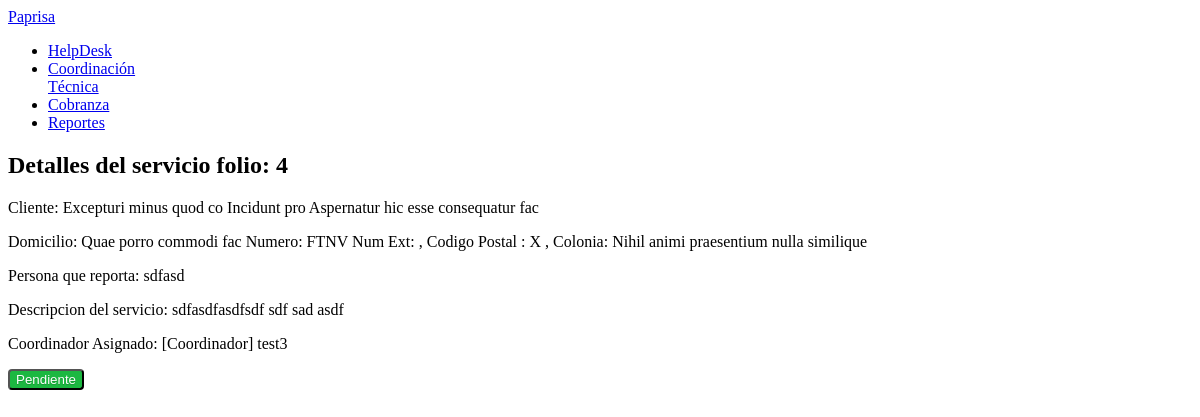
The app's page /helpdesk/ServicioDetails/4 (signed in) with its own data.
### helpdesk/models.py (models this page shows, shortened)
class Servicio(models.Model):
    cliente = models.ForeignKey(Cliente, related_name='+')
    folio= models.IntegerField()
    reporta = models.CharField(max_length = 256)
    descripcion = models.TextField()
    status = models.ForeignKey(StatusServicio, related_name='+')
    observaciones = models.TextField(blank = True, null = True)
    coordinador = models.ForeignKey(Empleado, limit_choices_to={'etype': '2'}, blank= True, null = True)
    tecnico = models.ForeignKey(Empleado, limit_choices_to={'etype': '3'}, related_name = 'assigned_to', blank = True, null = True)
    ordenImpresa = models.FileField(upload_to='servicios/%Y/%m/%d', blank = True, null = True)
    user = models.ForeignKey(settings.AUTH_USER_MODEL)
    dateAdded = models.DateTimeField(auto_now_add=True)
    fechaTermino = models.DateField(blank = True, null = True)

class Cliente(models.Model):
    TIPOPERSONA_CHOICE = (('1', 'Persona Moral'),('2', 'Persona Fisica'),('3', 'Persona Fisica con Ac. Empresarial'),)
    codigo = models.CharField(max_length=10)
    tipo = models.CharField(max_length=1, choices=TIPOPERSONA_CHOICE, default='2')
    nombre = models.CharField(max_length = 40)
    segundoNombre = models.CharField(max_length= 40, blank=True, null = True)
    apellidop = models.CharField(max_length = 40)
    apellidom = models.CharField(max_length = 40)
    rfc = models.CharField(max_length=13)
    calle = models.CharField(max_length=40)
    callead = models.CharField(max_length=40)
    numero = models.CharField(max_length=10)
    numext = models.CharField(max_length=10)
    codigopostal = models.CharField(max_length=5)
    colonia = models.CharField(max_length=40)
    estado = models.ForeignKey(Estados, related_name='+')
    localidad = models.ForeignKey(Localidades, related_name='+')
    user = models.ForeignKey(settings.AUTH_USER_MODEL)
    dateAdded = models.DateField(("Date"), auto_now_add=True)
    def __unicode__(self):
        return '%s %s %s' % (self.nombre, self.apellidop, self.apellidom)

class Empleado(models.Model):
    TIPO_EMPLEADO = (('0','SuperUser'),('1','Operador'),('2','Coordinador'),('3','Tecnico'),('4','Cobranza'))
    etype = models.CharField(max_length=1, choices=TIPO_EMPLEADO, default='1')
    name = models.CharField(max_length = 120)
    user = models.OneToOneField(settings.AUTH_USER_MODEL)
    sucursal = models.ForeignKey(Sucursal, blank= True, null = True)
    def __unicode__(self):
        return ('[%s] %s') % (self.get_etype_display(), self.user)

class StatusServicio(models.Model):
    title = models.CharField(max_length=25)
    def __unicode__(self):
        return self.title

### helpdesk/views.py (the view)
# urls.py: url(r'^helpdesk/ServicioDetails/(?P<pk>[\w]+)$', ServicioDetailView.as_view(), name='ServicioDetailIndex'),
class ServicioDetailView(DetailView):
    model = Servicio
    context_object_name = 'servicio'
    def get_template_names(self):
        return 'servicio_details.html'
    def get_context_data(self, **kwargs):
        context = super(ServicioDetailView, self).get_context_data(**kwargs)
        populateContext(self.request, context)
        return context

### helpdesk/views.py (called while the page is built)
def populateContext(request, context):
    context['authenticated'] = request.user.is_authenticated()
    if context['authenticated'] == True:
        context['username'] = request.user.username
        context['user'] = request.user

### helpdesk/templates/servicio_details.html
{% extends "base.html" %}
{% block content %}
<div class="content">
<h2 class="content-subhead">Detalles del servicio folio: {{servicio.folio}}</h2>
<p>Cliente: {{servicio.cliente}}</p>
<p>Domicilio: {{servicio.cliente.calle}} Numero: {{servicio.cliente.numero}} Num Ext: {{servicio.cliente.numext}}, Codigo Postal : {{servicio.cliente.codigopostal}}, Colonia: {{servicio.cliente.colonia}} </p>
<p>Persona que reporta: {{servicio.reporta}}</p>
<p>Descripcion del servicio: {{servicio.descripcion}}</p>
<p>Coordinador Asignado: {{servicio.coordinador}}</p>
<button class="button-success pure-button">{{servicio.status}}</button>
</div>
{% endblock %}

### helpdesk/templates/head.html (style rules this page uses)
.button-success, .button-error, .button-warning, .button-secondary { color: white; border-radius: 4px; text-shadow: 0 1px 1px rgba(0, 0, 0, 0.2); }
.button-success { background: rgb(28, 184, 65); }

### records on screen
Servicio: folio "4", cliente "Excepturi minus quod co Incidunt pro Aspernatur hic esse consequatur fac", cliente.calle "Quae porro commodi fac", cliente.numero "FTNV", cliente.codigopostal "X", cliente.colonia "Nihil animi praesentium nulla similique", reporta "sdfasd", descripcion "sdfasdfasdfsdf sdf sad asdf", coordinador "[Coordinador] test3", status "Pendiente"
